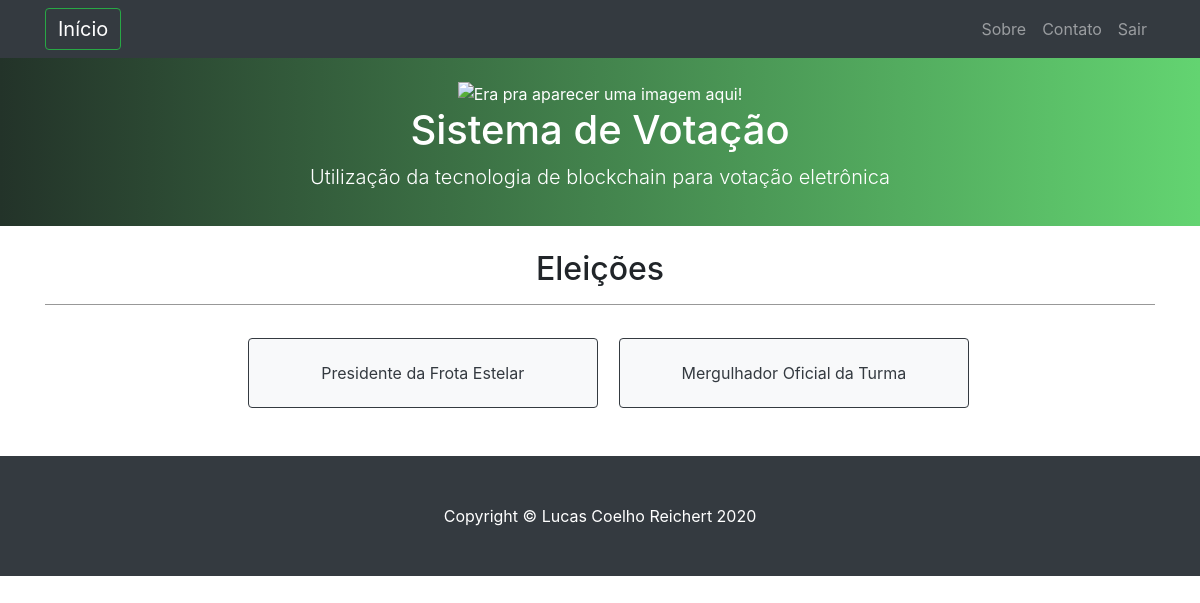
Page /eleitor/consulta/ (signed in) on the committed database.
### eleicoes/models.py (models this page shows, shortened)
class Eleicao_eleitor(models.Model):
    eleicao = models.ForeignKey(Eleicao, on_delete=models.CASCADE, default="") #chave estrangeira da tabela eleicao
    eleitor = models.ForeignKey(Usuario, on_delete=models.CASCADE, default="") #chave estrangeira da tabela usuario

class Eleicao(models.Model):
    nome = models.CharField(max_length=40)
    descricao =  models.CharField(max_length=100)
    data_ini =  models.DateField()
    data_fim = models.DateField() #configurar para pegar a data da criação da eleição e desativar o campo, ou deixar para programar uma data e hora e efetuar os devidos tratamentos
    tipo = models.CharField(max_length=20, choices=(("eleicao", _("Eleição")),  #criação do modelo de opções do tipo de Eleicao
                                        ("votacao", _("Votação"))),
                                default="Eleição")

### eleitor/views.py (the view, shortened to what this page needs)
# urls.py: path('consulta/', views.consulta, name='consulta_cursos'),
def consulta(request): #quando for solicitado o url index, será encaminhado o index.html
    if not request.session.get('logado'): # se não estiver logado
        return redirect('login') # redireciona para a tela de login
    title = 'Consulta' # Definir título da página
    pk = request.session.get('user_pk')
    usuario = get_object_or_404(Usuario, pk=pk) # realizar a instância do objeto que corresponde ao usuário logado
    if usuario.tipo == "Eleitor": # testa se o usuário é eleitor ou não
        eleicoes_eleitor = Eleicao_eleitor.objects.filter(eleitor__pk=pk) #
        context = {
            'title': title,
            'eleicoes_eleitor': eleicoes_eleitor,
        }
        return render(request, 'eleitor/consulta.html', context)

### eleitor/templates/eleitor/consulta.html
{% extends 'base.html' %}
{% block content %}
    {% if erro %}
        <div class="alert alert-danger" role="alert">
            {{ erro }}
        </div>
    {% else %}
        <div class="text-center">
            <h2>Eleições</h2><hr>
            {% for eleicao_eleitor in eleicoes_eleitor %}
                    <a style="max-width: 350px; width: 350px; margin-top: 1.5%; margin-left: 1.5%;" method="POST" class="btn btn-light btn-outline-dark" href="{% url 'votacao' pk=eleicao_eleitor.eleicao.pk %}"><p><div>
                        {{ eleicao_eleitor.eleicao.nome }}
                    </div></p></a>
            {% endfor %}
        </div>
        <br>
    {%endif%}
{% endblock %}

### rows in the picture
Eleicao_eleitor: eleicao.nome "Presidente da Frota Estelar"
Eleicao_eleitor: eleicao.nome "Mergulhador Oficial da Turma"
